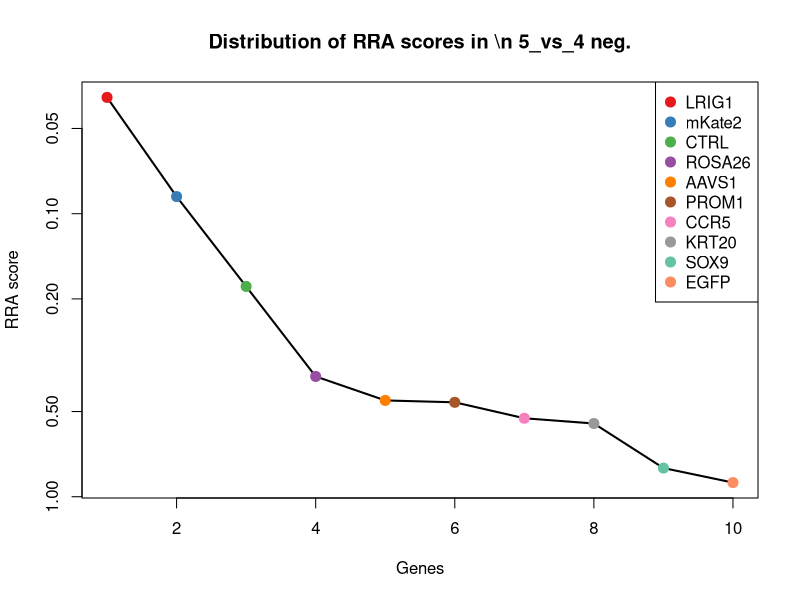
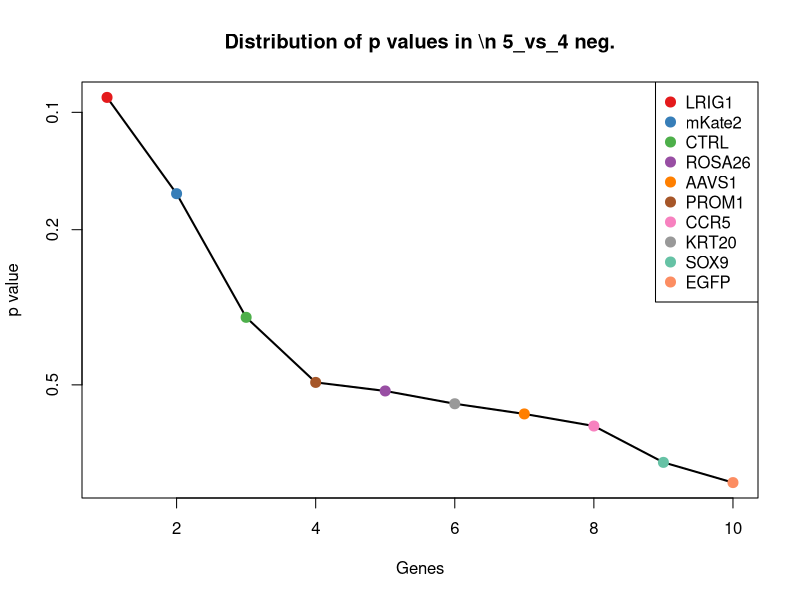
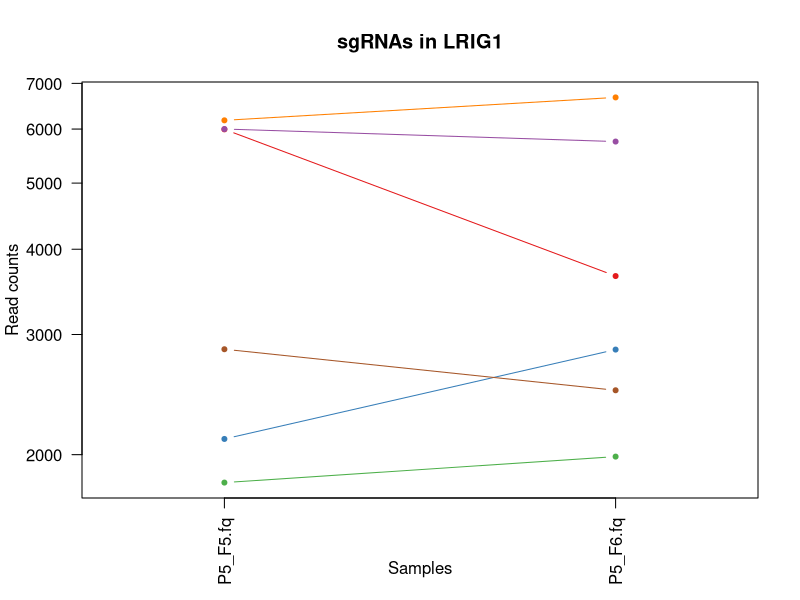
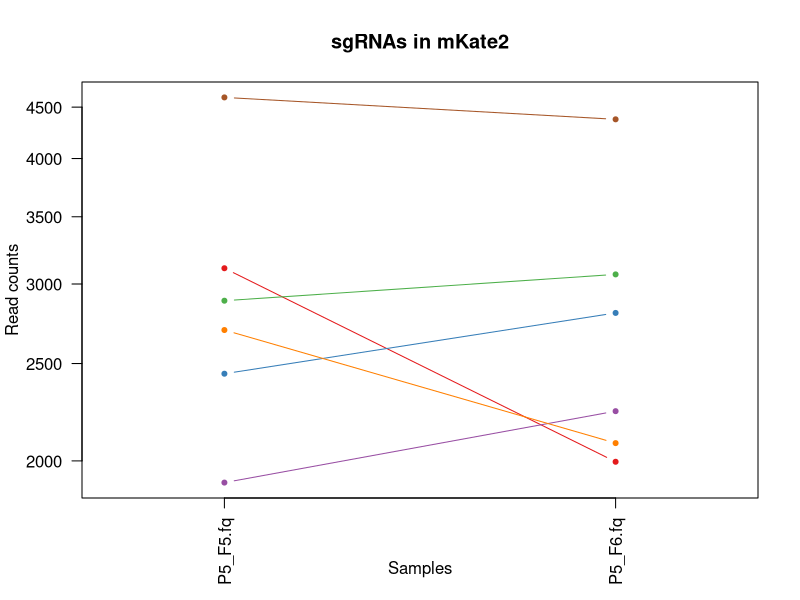
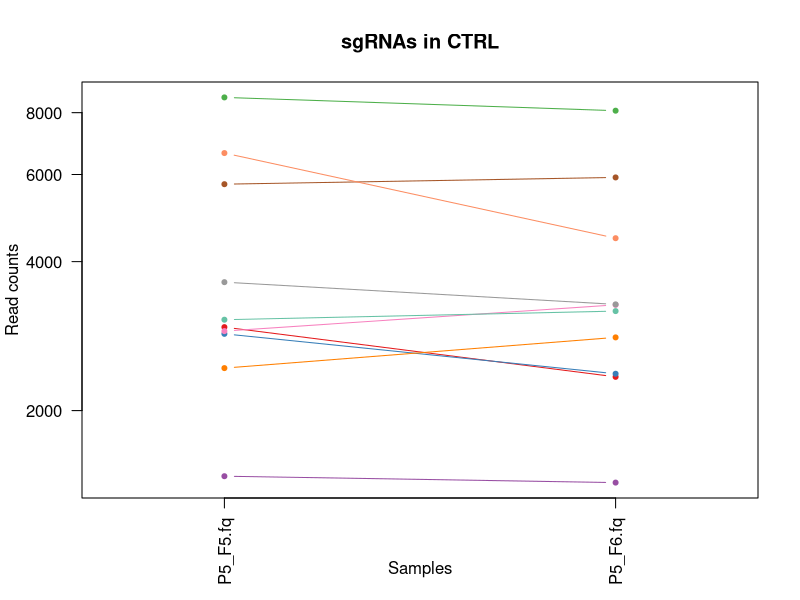
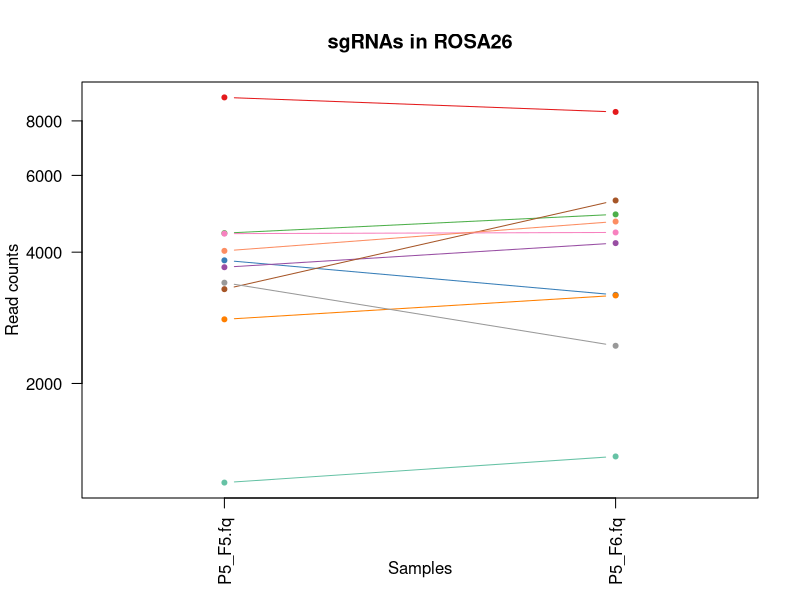
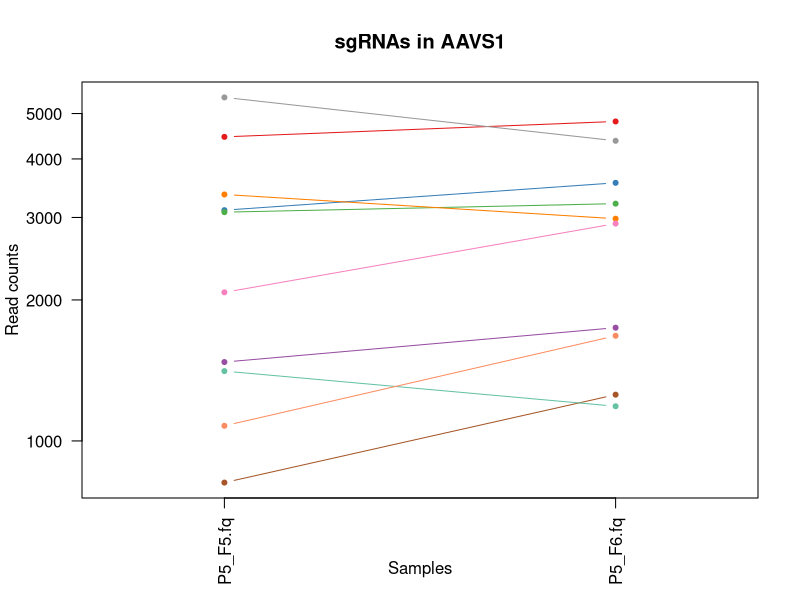
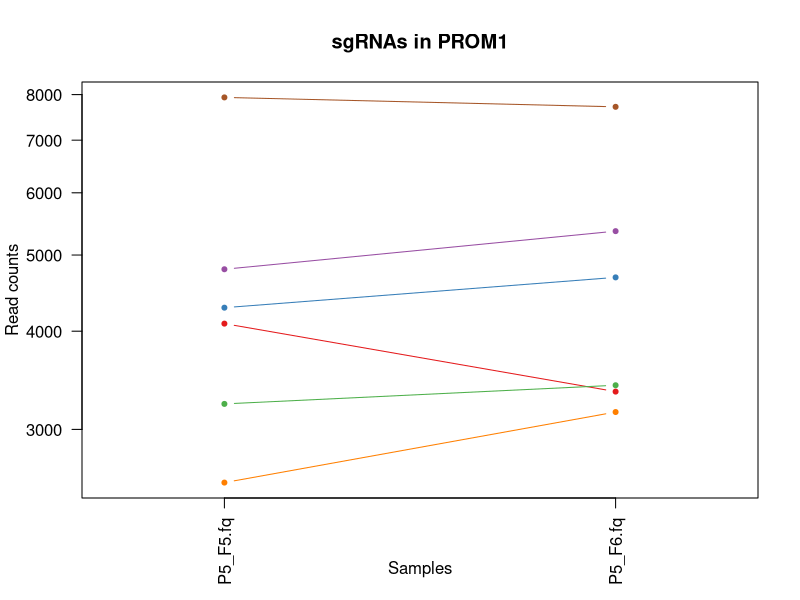

The R script that drew these images, in order: (Note: this script raises an error after producing the figures.)
pdf(file='P5_45_day7.pdf',width=4.5,height=4.5);
gstable=read.table('P5_45_day7.gene_summary.txt',header=T)
# 
#
# parameters
# Do not modify the variables beginning with "__"

# gstablename='__GENE_SUMMARY_FILE__'
startindex=3
# outputfile='__OUTPUT_FILE__'
targetgenelist=c("LRIG1","mKate2","CTRL","ROSA26","AAVS1","PROM1","CCR5","KRT20","SOX9","EGFP")
# samplelabel=sub('.\\w+.\\w+$','',colnames(gstable)[startindex]);
samplelabel='5_vs_4 neg.'


# You need to write some codes in front of this code:
# gstable=read.table(gstablename,header=T)
# pdf(file=outputfile,width=6,height=6)


# set up color using RColorBrewer
#library(RColorBrewer)
#colors <- brewer.pal(length(targetgenelist), "Set1")

colors=c( "#E41A1C", "#377EB8", "#4DAF4A", "#984EA3", "#FF7F00",  "#A65628", "#F781BF",
          "#999999", "#66C2A5", "#FC8D62", "#8DA0CB", "#E78AC3", "#A6D854", "#FFD92F", "#E5C494", "#B3B3B3", 
          "#8DD3C7", "#FFFFB3", "#BEBADA", "#FB8072", "#80B1D3", "#FDB462", "#B3DE69", "#FCCDE5",
          "#D9D9D9", "#BC80BD", "#CCEBC5", "#FFED6F")

######
# function definition

plotrankedvalues<-function(val, tglist, ...){
  
  plot(val,log='y',ylim=c(max(val),min(val)),type='l',lwd=2, ...)
  if(length(tglist)>0){
    for(i in 1:length(tglist)){
      targetgene=tglist[i];
      tx=which(names(val)==targetgene);ty=val[targetgene];
      points(tx,ty,col=colors[(i %% length(colors)) ],cex=2,pch=20)
      # text(tx+50,ty,targetgene,col=colors[i])
    }
    legend('topright',tglist,pch=20,pt.cex = 2,cex=1,col=colors)
  }
}



plotrandvalues<-function(val,targetgenelist, ...){
  # choose the one with the best distance distribution
  
  mindiffvalue=0;
  randval=val;
  for(i in 1:20){
    randval0=sample(val)
    vindex=sort(which(names(randval0) %in% targetgenelist))
    if(max(vindex)>0.9*length(val)){
      # print('pass...')
      next;
    }
    mindiffind=min(diff(vindex));
    if (mindiffind > mindiffvalue){
      mindiffvalue=mindiffind;
      randval=randval0;
      # print(paste('Diff: ',mindiffvalue))
    }
  }
  plot(randval,log='y',ylim=c(max(randval),min(randval)),pch=20,col='grey', ...)
  
  if(length(targetgenelist)>0){
    for(i in 1:length(targetgenelist)){
      targetgene=targetgenelist[i];
      tx=which(names(randval)==targetgene);ty=randval[targetgene];
      points(tx,ty,col=colors[(i %% length(colors)) ],cex=2,pch=20)
      text(tx+50,ty,targetgene,col=colors[i])
    }
  }
  
}




# set.seed(1235)



pvec=gstable[,startindex]
names(pvec)=gstable[,'id']
pvec=sort(pvec);

plotrankedvalues(pvec,targetgenelist,xlab='Genes',ylab='RRA score',main=paste('Distribution of RRA scores in \\n',samplelabel))

# plotrandvalues(pvec,targetgenelist,xlab='Genes',ylab='RRA score',main=paste('Distribution of RRA scores in \\n',samplelabel))


pvec=gstable[,startindex+1]
names(pvec)=gstable[,'id']
pvec=sort(pvec);

plotrankedvalues(pvec,targetgenelist,xlab='Genes',ylab='p value',main=paste('Distribution of p values in \\n',samplelabel))

# plotrandvalues(pvec,targetgenelist,xlab='Genes',ylab='p value',main=paste('Distribution of p values in \\n',samplelabel))



# you need to write after this code:
# dev.off()






# parameters
# Do not modify the variables beginning with "__"
targetmat=list(c(5993.204317995846,3653.0687809853334),c(2107.9908310778205,2850.2497740652757),c(1819.2249638068863,1986.0482273807065),c(5999.76717861564,5751.382442935344),c(6178.276987474036,6675.351199390622),c(2853.5317974864147,2484.3775304689116))
targetgene="LRIG1"
collabel=c("P5_F5.fq","P5_F6.fq")

# set up color using RColorBrewer
#library(RColorBrewer)
#colors <- brewer.pal(length(targetgenelist), "Set1")

colors=c( "#E41A1C", "#377EB8", "#4DAF4A", "#984EA3", "#FF7F00",  "#A65628", "#F781BF",
          "#999999", "#66C2A5", "#FC8D62", "#8DA0CB", "#E78AC3", "#A6D854", "#FFD92F", "#E5C494", "#B3B3B3", 
          "#8DD3C7", "#FFFFB3", "#BEBADA", "#FB8072", "#80B1D3", "#FDB462", "#B3DE69", "#FCCDE5",
          "#D9D9D9", "#BC80BD", "#CCEBC5", "#FFED6F")


## code

targetmatvec=unlist(targetmat)+1
yrange=range(targetmatvec[targetmatvec>0]);
# yrange[1]=1; # set the minimum value to 1
for(i in 1:length(targetmat)){
  vali=targetmat[[i]]+1;
  if(i==1){
    plot(1:length(vali),vali,type='b',las=1,pch=20,main=paste('sgRNAs in',targetgene),ylab='Read counts',xlab='Samples',xlim=c(0.7,length(vali)+0.3),ylim = yrange,col=colors[(i %% length(colors))],xaxt='n',log='y')
    axis(1,at=1:length(vali),labels=(collabel),las=2)
    # lines(0:100,rep(1,101),col='black');
  }else{
    lines(1:length(vali),vali,type='b',pch=20,col=colors[(i %% length(colors))])
  }
}




# parameters
# Do not modify the variables beginning with "__"
targetmat=list(c(3109.483361658379,1994.9325423466225),c(2441.384150563354,2806.6358642325968),c(2886.3461005853846,3065.8963282379673),c(1901.9170076162902,2240.4627014046687),c(2698.648286859277,2082.160362011981),c(4600.5652944755675,4375.121288215245))
targetgene="mKate2"
collabel=c("P5_F5.fq","P5_F6.fq")

# set up color using RColorBrewer
#library(RColorBrewer)
#colors <- brewer.pal(length(targetgenelist), "Set1")

colors=c( "#E41A1C", "#377EB8", "#4DAF4A", "#984EA3", "#FF7F00",  "#A65628", "#F781BF",
          "#999999", "#66C2A5", "#FC8D62", "#8DA0CB", "#E78AC3", "#A6D854", "#FFD92F", "#E5C494", "#B3B3B3", 
          "#8DD3C7", "#FFFFB3", "#BEBADA", "#FB8072", "#80B1D3", "#FDB462", "#B3DE69", "#FCCDE5",
          "#D9D9D9", "#BC80BD", "#CCEBC5", "#FFED6F")


## code

targetmatvec=unlist(targetmat)+1
yrange=range(targetmatvec[targetmatvec>0]);
# yrange[1]=1; # set the minimum value to 1
for(i in 1:length(targetmat)){
  vali=targetmat[[i]]+1;
  if(i==1){
    plot(1:length(vali),vali,type='b',las=1,pch=20,main=paste('sgRNAs in',targetgene),ylab='Read counts',xlab='Samples',xlim=c(0.7,length(vali)+0.3),ylim = yrange,col=colors[(i %% length(colors))],xaxt='n',log='y')
    axis(1,at=1:length(vali),labels=(collabel),las=2)
    # lines(0:100,rep(1,101),col='black');
  }else{
    lines(1:length(vali),vali,type='b',pch=20,col=colors[(i %% length(colors))])
  }
}




# parameters
# Do not modify the variables beginning with "__"
targetmat=list(c(2948.0369904114477,2338.9978310266474),c(2857.469513858291,2372.919760896509),c(8588.15940706238,8073.419309027061),c(1472.7059230817651,1429.5670445155959),c(2436.1338620675187,2810.674189217104),c(5734.627609575964,5917.761432297046),c(2894.2215333291374,3270.2355724540384),c(3634.5122112418962,3277.5045574261517),c(3051.7301882041925,3176.5464328134685),c(6628.489225991902,4459.926112889899))
targetgene="CTRL"
collabel=c("P5_F5.fq","P5_F6.fq")

# set up color using RColorBrewer
#library(RColorBrewer)
#colors <- brewer.pal(length(targetgenelist), "Set1")

colors=c( "#E41A1C", "#377EB8", "#4DAF4A", "#984EA3", "#FF7F00",  "#A65628", "#F781BF",
          "#999999", "#66C2A5", "#FC8D62", "#8DA0CB", "#E78AC3", "#A6D854", "#FFD92F", "#E5C494", "#B3B3B3", 
          "#8DD3C7", "#FFFFB3", "#BEBADA", "#FB8072", "#80B1D3", "#FDB462", "#B3DE69", "#FCCDE5",
          "#D9D9D9", "#BC80BD", "#CCEBC5", "#FFED6F")


## code

targetmatvec=unlist(targetmat)+1
yrange=range(targetmatvec[targetmatvec>0]);
# yrange[1]=1; # set the minimum value to 1
for(i in 1:length(targetmat)){
  vali=targetmat[[i]]+1;
  if(i==1){
    plot(1:length(vali),vali,type='b',las=1,pch=20,main=paste('sgRNAs in',targetgene),ylab='Read counts',xlab='Samples',xlim=c(0.7,length(vali)+0.3),ylim = yrange,col=colors[(i %% length(colors))],xaxt='n',log='y')
    axis(1,at=1:length(vali),labels=(collabel),las=2)
    # lines(0:100,rep(1,101),col='black');
  }else{
    lines(1:length(vali),vali,type='b',pch=20,col=colors[(i %% length(colors))])
  }
}




# parameters
# Do not modify the variables beginning with "__"
targetmat=list(c(9055.435083191709,8386.79332782483),c(3830.085457711756,3191.892067754596),c(4422.055485617172,4882.334906269366),c(3693.577956820042,4195.011993906218),c(2804.966628899939,3182.2000877917785),c(3289.3057426407336,5254.668469840942),c(4410.242336501543,4438.11915797356),c(3403.499517425149,2439.1482906424294),c(1183.9400558108307,1359.3001897851684),c(4026.971276305575,4701.417946963437))
targetgene="ROSA26"
collabel=c("P5_F5.fq","P5_F6.fq")

# set up color using RColorBrewer
#library(RColorBrewer)
#colors <- brewer.pal(length(targetgenelist), "Set1")

colors=c( "#E41A1C", "#377EB8", "#4DAF4A", "#984EA3", "#FF7F00",  "#A65628", "#F781BF",
          "#999999", "#66C2A5", "#FC8D62", "#8DA0CB", "#E78AC3", "#A6D854", "#FFD92F", "#E5C494", "#B3B3B3", 
          "#8DD3C7", "#FFFFB3", "#BEBADA", "#FB8072", "#80B1D3", "#FDB462", "#B3DE69", "#FCCDE5",
          "#D9D9D9", "#BC80BD", "#CCEBC5", "#FFED6F")


## code

targetmatvec=unlist(targetmat)+1
yrange=range(targetmatvec[targetmatvec>0]);
# yrange[1]=1; # set the minimum value to 1
for(i in 1:length(targetmat)){
  vali=targetmat[[i]]+1;
  if(i==1){
    plot(1:length(vali),vali,type='b',las=1,pch=20,main=paste('sgRNAs in',targetgene),ylab='Read counts',xlab='Samples',xlim=c(0.7,length(vali)+0.3),ylim = yrange,col=colors[(i %% length(colors))],xaxt='n',log='y')
    axis(1,at=1:length(vali),labels=(collabel),las=2)
    # lines(0:100,rep(1,101),col='black');
  }else{
    lines(1:length(vali),vali,type='b',pch=20,col=colors[(i %% length(colors))])
  }
}




# parameters
# Do not modify the variables beginning with "__"
targetmat=list(c(4457.494932964059,4808.029726554431),c(3108.1707895344202,3555.3413163602563),c(3077.981630683368,3209.6606976864286),c(1472.7059230817651,1743.7487283102664),c(3357.559493086591,2980.2838385664118),c(813.7947168544513,1254.3037401879776),c(2075.176527978851,2910.0169838359843),c(5411.734867082101,4371.890628227639),c(1408.3898890077842,1184.8445504544516),c(1076.3091416462098,1675.9048685705434))
targetgene="AAVS1"
collabel=c("P5_F5.fq","P5_F6.fq")

# set up color using RColorBrewer
#library(RColorBrewer)
#colors <- brewer.pal(length(targetgenelist), "Set1")

colors=c( "#E41A1C", "#377EB8", "#4DAF4A", "#984EA3", "#FF7F00",  "#A65628", "#F781BF",
          "#999999", "#66C2A5", "#FC8D62", "#8DA0CB", "#E78AC3", "#A6D854", "#FFD92F", "#E5C494", "#B3B3B3", 
          "#8DD3C7", "#FFFFB3", "#BEBADA", "#FB8072", "#80B1D3", "#FDB462", "#B3DE69", "#FCCDE5",
          "#D9D9D9", "#BC80BD", "#CCEBC5", "#FFED6F")


## code

targetmatvec=unlist(targetmat)+1
yrange=range(targetmatvec[targetmatvec>0]);
# yrange[1]=1; # set the minimum value to 1
for(i in 1:length(targetmat)){
  vali=targetmat[[i]]+1;
  if(i==1){
    plot(1:length(vali),vali,type='b',las=1,pch=20,main=paste('sgRNAs in',targetgene),ylab='Read counts',xlab='Samples',xlim=c(0.7,length(vali)+0.3),ylim = yrange,col=colors[(i %% length(colors))],xaxt='n',log='y')
    axis(1,at=1:length(vali),labels=(collabel),las=2)
    # lines(0:100,rep(1,101),col='black');
  }else{
    lines(1:length(vali),vali,type='b',pch=20,col=colors[(i %% length(colors))])
  }
}




# parameters
# Do not modify the variables beginning with "__"
targetmat=list(c(4088.6621661316385,3350.1944071472835),c(4284.235412601499,4682.033987037802),c(3231.552569186547,3413.192276905598),c(4794.825968821468,5361.280249431936),c(2566.078502339439,3155.54714289403),c(7933.185917206942,7717.239045393514))
targetgene="PROM1"
collabel=c("P5_F5.fq","P5_F6.fq")

# set up color using RColorBrewer
#library(RColorBrewer)
#colors <- brewer.pal(length(targetgenelist), "Set1")

colors=c( "#E41A1C", "#377EB8", "#4DAF4A", "#984EA3", "#FF7F00",  "#A65628", "#F781BF",
          "#999999", "#66C2A5", "#FC8D62", "#8DA0CB", "#E78AC3", "#A6D854", "#FFD92F", "#E5C494", "#B3B3B3", 
          "#8DD3C7", "#FFFFB3", "#BEBADA", "#FB8072", "#80B1D3", "#FDB462", "#B3DE69", "#FCCDE5",
          "#D9D9D9", "#BC80BD", "#CCEBC5", "#FFED6F")


## code

targetmatvec=unlist(targetmat)+1
yrange=range(targetmatvec[targetmatvec>0]);
# yrange[1]=1; # set the minimum value to 1
for(i in 1:length(targetmat)){
  vali=targetmat[[i]]+1;
  if(i==1){
    plot(1:length(vali),vali,type='b',las=1,pch=20,main=paste('sgRNAs in',targetgene),ylab='Read counts',xlab='Samples',xlim=c(0.7,length(vali)+0.3),ylim = yrange,col=colors[(i %% length(colors))],xaxt='n',log='y')
    axis(1,at=1:length(vali),labels=(collabel),las=2)
    # lines(0:100,rep(1,101),col='black');
  }else{
    lines(1:length(vali),vali,type='b',pch=20,col=colors[(i %% length(colors))])
  }
}




# parameters
# Do not modify the variables beginning with "__"
targetmat=list(c(2866.6575187260028,2709.716064604421),c(4538.874404649504,4665.073022102872),c(2077.8016722267685,2524.760780313985),c(1896.6667191204551,1809.9772580561867),c(3423.188099284531,2654.794844815121),c(3299.806319632404,3421.2689268746126),c(7119.39120035249,6433.859365317084),c(4420.742913493213,4291.931793534393),c(2056.8005182434276,1793.8239581181574),c(3445.50182539183,3090.933943141913))
targetgene="CCR5"
collabel=c("P5_F5.fq","P5_F6.fq")

# set up color using RColorBrewer
#library(RColorBrewer)
#colors <- brewer.pal(length(targetgenelist), "Set1")

colors=c( "#E41A1C", "#377EB8", "#4DAF4A", "#984EA3", "#FF7F00",  "#A65628", "#F781BF",
          "#999999", "#66C2A5", "#FC8D62", "#8DA0CB", "#E78AC3", "#A6D854", "#FFD92F", "#E5C494", "#B3B3B3", 
          "#8DD3C7", "#FFFFB3", "#BEBADA", "#FB8072", "#80B1D3", "#FDB462", "#B3DE69", "#FCCDE5",
          "#D9D9D9", "#BC80BD", "#CCEBC5", "#FFED6F")


## code

targetmatvec=unlist(targetmat)+1
yrange=range(targetmatvec[targetmatvec>0]);
# yrange[1]=1; # set the minimum value to 1
for(i in 1:length(targetmat)){
  vali=targetmat[[i]]+1;
  if(i==1){
    plot(1:length(vali),vali,type='b',las=1,pch=20,main=paste('sgRNAs in',targetgene),ylab='Read counts',xlab='Samples',xlim=c(0.7,length(vali)+0.3),ylim = yrange,col=colors[(i %% length(colors))],xaxt='n',log='y')
    axis(1,at=1:length(vali),labels=(collabel),las=2)
    # lines(0:100,rep(1,101),col='black');
  }else{
    lines(1:length(vali),vali,type='b',pch=20,col=colors[(i %% length(colors))])
  }
}




# parameters
# Do not modify the variables beginning with "__"
targetmat=list(c(3284.0554541448987,2999.667798492047),c(4433.868634732801,4022.171684569304),c(3109.483361658379,3526.2653764718034),c(1130.1245987285204,1703.365478465193),c(4916.895176349636,5931.4917372443715),c(3121.2965107740083,2494.8771754286304))
targetgene="KRT20"
collabel=c("P5_F5.fq","P5_F6.fq")

# set up color using RColorBrewer
#library(RColorBrewer)
#colors <- brewer.pal(length(targetgenelist), "Set1")

colors=c( "#E41A1C", "#377EB8", "#4DAF4A", "#984EA3", "#FF7F00",  "#A65628", "#F781BF",
          "#999999", "#66C2A5", "#FC8D62", "#8DA0CB", "#E78AC3", "#A6D854", "#FFD92F", "#E5C494", "#B3B3B3", 
          "#8DD3C7", "#FFFFB3", "#BEBADA", "#FB8072", "#80B1D3", "#FDB462", "#B3DE69", "#FCCDE5",
          "#D9D9D9", "#BC80BD", "#CCEBC5", "#FFED6F")


## code

targetmatvec=unlist(targetmat)+1
yrange=range(targetmatvec[targetmatvec>0]);
# yrange[1]=1; # set the minimum value to 1
for(i in 1:length(targetmat)){
  vali=targetmat[[i]]+1;
  if(i==1){
    plot(1:length(vali),vali,type='b',las=1,pch=20,main=paste('sgRNAs in',targetgene),ylab='Read counts',xlab='Samples',xlim=c(0.7,length(vali)+0.3),ylim = yrange,col=colors[(i %% length(colors))],xaxt='n',log='y')
    axis(1,at=1:length(vali),labels=(collabel),las=2)
    # lines(0:100,rep(1,101),col='black');
  }else{
    lines(1:length(vali),vali,type='b',pch=20,col=colors[(i %% length(colors))])
  }
}




# parameters
# Do not modify the variables beginning with "__"
targetmat=list(c(1626.2768615849438,1811.5925880499897),c(1337.5109943140094,1113.7700307271225),c(1472.7059230817651,1477.2192793327824),c(804.6067119867397,941.7373863871101),c(1810.0369589391748,2353.535800970874),c(2545.0773483560984,3741.911930644495))
targetgene="SOX9"
collabel=c("P5_F5.fq","P5_F6.fq")

# set up color using RColorBrewer
#library(RColorBrewer)
#colors <- brewer.pal(length(targetgenelist), "Set1")

colors=c( "#E41A1C", "#377EB8", "#4DAF4A", "#984EA3", "#FF7F00",  "#A65628", "#F781BF",
          "#999999", "#66C2A5", "#FC8D62", "#8DA0CB", "#E78AC3", "#A6D854", "#FFD92F", "#E5C494", "#B3B3B3", 
          "#8DD3C7", "#FFFFB3", "#BEBADA", "#FB8072", "#80B1D3", "#FDB462", "#B3DE69", "#FCCDE5",
          "#D9D9D9", "#BC80BD", "#CCEBC5", "#FFED6F")


## code

targetmatvec=unlist(targetmat)+1
yrange=range(targetmatvec[targetmatvec>0]);
# yrange[1]=1; # set the minimum value to 1
for(i in 1:length(targetmat)){
  vali=targetmat[[i]]+1;
  if(i==1){
    plot(1:length(vali),vali,type='b',las=1,pch=20,main=paste('sgRNAs in',targetgene),ylab='Read counts',xlab='Samples',xlim=c(0.7,length(vali)+0.3),ylim = yrange,col=colors[(i %% length(colors))],xaxt='n',log='y')
    axis(1,at=1:length(vali),labels=(collabel),las=2)
    # lines(0:100,rep(1,101),col='black');
  }else{
    lines(1:length(vali),vali,type='b',pch=20,col=colors[(i %% length(colors))])
  }
}




# parameters
# Do not modify the variables beginning with "__"
targetmat=list(c(636.5974801200143,1068.5407909006403),c(1845.4764062860622,1610.4840038215245),c(1495.0196491890645,1407.7600895992564),c(937.1764965065778,1281.7643500826275),c(1514.7082310484464,1578.1774039454658),c(2953.287278907283,3275.889227432349))
targetgene="EGFP"
collabel=c("P5_F5.fq","P5_F6.fq")

# set up color using RColorBrewer
#library(RColorBrewer)
#colors <- brewer.pal(length(targetgenelist), "Set1")

colors=c( "#E41A1C", "#377EB8", "#4DAF4A", "#984EA3", "#FF7F00",  "#A65628", "#F781BF",
          "#999999", "#66C2A5", "#FC8D62", "#8DA0CB", "#E78AC3", "#A6D854", "#FFD92F", "#E5C494", "#B3B3B3", 
          "#8DD3C7", "#FFFFB3", "#BEBADA", "#FB8072", "#80B1D3", "#FDB462", "#B3DE69", "#FCCDE5",
          "#D9D9D9", "#BC80BD", "#CCEBC5", "#FFED6F")


## code

targetmatvec=unlist(targetmat)+1
yrange=range(targetmatvec[targetmatvec>0]);
# yrange[1]=1; # set the minimum value to 1
for(i in 1:length(targetmat)){
  vali=targetmat[[i]]+1;
  if(i==1){
    plot(1:length(vali),vali,type='b',las=1,pch=20,main=paste('sgRNAs in',targetgene),ylab='Read counts',xlab='Samples',xlim=c(0.7,length(vali)+0.3),ylim = yrange,col=colors[(i %% length(colors))],xaxt='n',log='y')
    axis(1,at=1:length(vali),labels=(collabel),las=2)
    # lines(0:100,rep(1,101),col='black');
  }else{
    lines(1:length(vali),vali,type='b',pch=20,col=colors[(i %% length(colors))])
  }
}



# 
#
# parameters
# Do not modify the variables beginning with "__"

# gstablename='__GENE_SUMMARY_FILE__'
startindex=9
# outputfile='__OUTPUT_FILE__'
targetgenelist=c("ROSA26","AAVS1","SOX9","KRT20","EGFP","LRIG1","PROM1","mKate2","CCR5","CTRL")
# samplelabel=sub('.\\w+.\\w+$','',colnames(gstable)[startindex]);
samplelabel='5_vs_4 pos.'


# You need to write some codes in front of this code:
# gstable=read.table(gstablename,header=T)
# pdf(file=outputfile,width=6,height=6)


# set up color using RColorBrewer
#library(RColorBrewer)
#colors <- brewer.pal(length(targetgenelist), "Set1")

colors=c( "#E41A1C", "#377EB8", "#4DAF4A", "#984EA3", "#FF7F00",  "#A65628", "#F781BF",
          "#999999", "#66C2A5", "#FC8D62", "#8DA0CB", "#E78AC3", "#A6D854", "#FFD92F", "#E5C494", "#B3B3B3", 
          "#8DD3C7", "#FFFFB3", "#BEBADA", "#FB8072", "#80B1D3", "#FDB462", "#B3DE69", "#FCCDE5",
          "#D9D9D9", "#BC80BD", "#CCEBC5", "#FFED6F")

######
# function definition

plotrankedvalues<-function(val, tglist, ...){
  
  plot(val,log='y',ylim=c(max(val),min(val)),type='l',lwd=2, ...)
  if(length(tglist)>0){
    for(i in 1:length(tglist)){
      targetgene=tglist[i];
      tx=which(names(val)==targetgene);ty=val[targetgene];
      points(tx,ty,col=colors[(i %% length(colors)) ],cex=2,pch=20)
      # text(tx+50,ty,targetgene,col=colors[i])
    }
    legend('topright',tglist,pch=20,pt.cex = 2,cex=1,col=colors)
  }
}



plotrandvalues<-function(val,targetgenelist, ...){
  # choose the one with the best distance distribution
  
  mindiffvalue=0;
  randval=val;
  for(i in 1:20){
    randval0=sample(val)
    vindex=sort(which(names(randval0) %in% targetgenelist))
    if(max(vindex)>0.9*length(val)){
      # print('pass...')
      next;
    }
    mindiffind=min(diff(vindex));
    if (mindiffind > mindiffvalue){
      mindiffvalue=mindiffind;
      randval=randval0;
      # print(paste('Diff: ',mindiffvalue))
    }
  }
  plot(randval,log='y',ylim=c(max(randval),min(randval)),pch=20,col='grey', ...)
  
  if(length(targetgenelist)>0){
    for(i in 1:length(targetgenelist)){
      targetgene=targetgenelist[i];
      tx=which(names(randval)==targetgene);ty=randval[targetgene];
      points(tx,ty,col=colors[(i %% length(colors)) ],cex=2,pch=20)
      text(tx+50,ty,targetgene,col=colors[i])
    }
  }
  
}




# set.seed(1235)



pvec=gstable[,startindex]
names(pvec)=gstable[,'id']
pvec=sort(pvec);

plotrankedvalues(pvec,targetgenelist,xlab='Genes',ylab='RRA score',main=paste('Distribution of RRA scores in \\n',samplelabel))

# plotrandvalues(pvec,targetgenelist,xlab='Genes',ylab='RRA score',main=paste('Distribution of RRA scores in \\n',samplelabel))


pvec=gstable[,startindex+1]
names(pvec)=gstable[,'id']
pvec=sort(pvec);

plotrankedvalues(pvec,targetgenelist,xlab='Genes',ylab='p value',main=paste('Distribution of p values in \\n',samplelabel))

# plotrandvalues(pvec,targetgenelist,xlab='Genes',ylab='p value',main=paste('Distribution of p values in \\n',samplelabel))



# you need to write after this code:
# dev.off()






# parameters
# Do not modify the variables beginning with "__"
targetmat=list(c(9055.435083191709,8386.79332782483),c(3830.085457711756,3191.892067754596),c(4422.055485617172,4882.334906269366),c(3693.577956820042,4195.011993906218),c(2804.966628899939,3182.2000877917785),c(3289.3057426407336,5254.668469840942),c(4410.242336501543,4438.11915797356),c(3403.499517425149,2439.1482906424294),c(1183.9400558108307,1359.3001897851684),c(4026.971276305575,4701.417946963437))
targetgene="ROSA26"
collabel=c("P5_F5.fq","P5_F6.fq")

# set up color using RColorBrewer
#library(RColorBrewer)
#colors <- brewer.pal(length(targetgenelist), "Set1")

colors=c( "#E41A1C", "#377EB8", "#4DAF4A", "#984EA3", "#FF7F00",  "#A65628", "#F781BF",
          "#999999", "#66C2A5", "#FC8D62", "#8DA0CB", "#E78AC3", "#A6D854", "#FFD92F", "#E5C494", "#B3B3B3", 
          "#8DD3C7", "#FFFFB3", "#BEBADA", "#FB8072", "#80B1D3", "#FDB462", "#B3DE69", "#FCCDE5",
          "#D9D9D9", "#BC80BD", "#CCEBC5", "#FFED6F")


## code

targetmatvec=unlist(targetmat)+1
yrange=range(targetmatvec[targetmatvec>0]);
# yrange[1]=1; # set the minimum value to 1
for(i in 1:length(targetmat)){
  vali=targetmat[[i]]+1;
  if(i==1){
    plot(1:length(vali),vali,type='b',las=1,pch=20,main=paste('sgRNAs in',targetgene),ylab='Read counts',xlab='Samples',xlim=c(0.7,length(vali)+0.3),ylim = yrange,col=colors[(i %% length(colors))],xaxt='n',log='y')
    axis(1,at=1:length(vali),labels=(collabel),las=2)
    # lines(0:100,rep(1,101),col='black');
  }else{
    lines(1:length(vali),vali,type='b',pch=20,col=colors[(i %% length(colors))])
  }
}




# parameters
# Do not modify the variables beginning with "__"
targetmat=list(c(4457.494932964059,4808.029726554431),c(3108.1707895344202,3555.3413163602563),c(3077.981630683368,3209.6606976864286),c(1472.7059230817651,1743.7487283102664),c(3357.559493086591,2980.2838385664118),c(813.7947168544513,1254.3037401879776),c(2075.176527978851,2910.0169838359843),c(5411.734867082101,4371.890628227639),c(1408.3898890077842,1184.8445504544516),c(1076.3091416462098,1675.9048685705434))
targetgene="AAVS1"
collabel=c("P5_F5.fq","P5_F6.fq")

# set up color using RColorBrewer
#library(RColorBrewer)
#colors <- brewer.pal(length(targetgenelist), "Set1")

colors=c( "#E41A1C", "#377EB8", "#4DAF4A", "#984EA3", "#FF7F00",  "#A65628", "#F781BF",
          "#999999", "#66C2A5", "#FC8D62", "#8DA0CB", "#E78AC3", "#A6D854", "#FFD92F", "#E5C494", "#B3B3B3", 
          "#8DD3C7", "#FFFFB3", "#BEBADA", "#FB8072", "#80B1D3", "#FDB462", "#B3DE69", "#FCCDE5",
          "#D9D9D9", "#BC80BD", "#CCEBC5", "#FFED6F")


## code

targetmatvec=unlist(targetmat)+1
yrange=range(targetmatvec[targetmatvec>0]);
# yrange[1]=1; # set the minimum value to 1
for(i in 1:length(targetmat)){
  vali=targetmat[[i]]+1;
  if(i==1){
    plot(1:length(vali),vali,type='b',las=1,pch=20,main=paste('sgRNAs in',targetgene),ylab='Read counts',xlab='Samples',xlim=c(0.7,length(vali)+0.3),ylim = yrange,col=colors[(i %% length(colors))],xaxt='n',log='y')
    axis(1,at=1:length(vali),labels=(collabel),las=2)
    # lines(0:100,rep(1,101),col='black');
  }else{
    lines(1:length(vali),vali,type='b',pch=20,col=colors[(i %% length(colors))])
  }
}




# parameters
# Do not modify the variables beginning with "__"
targetmat=list(c(1626.2768615849438,1811.5925880499897),c(1337.5109943140094,1113.7700307271225),c(1472.7059230817651,1477.2192793327824),c(804.6067119867397,941.7373863871101),c(1810.0369589391748,2353.535800970874),c(2545.0773483560984,3741.911930644495))
targetgene="SOX9"
collabel=c("P5_F5.fq","P5_F6.fq")

# set up color using RColorBrewer
#library(RColorBrewer)
#colors <- brewer.pal(length(targetgenelist), "Set1")

colors=c( "#E41A1C", "#377EB8", "#4DAF4A", "#984EA3", "#FF7F00",  "#A65628", "#F781BF",
          "#999999", "#66C2A5", "#FC8D62", "#8DA0CB", "#E78AC3", "#A6D854", "#FFD92F", "#E5C494", "#B3B3B3", 
          "#8DD3C7", "#FFFFB3", "#BEBADA", "#FB8072", "#80B1D3", "#FDB462", "#B3DE69", "#FCCDE5",
          "#D9D9D9", "#BC80BD", "#CCEBC5", "#FFED6F")


## code

targetmatvec=unlist(targetmat)+1
yrange=range(targetmatvec[targetmatvec>0]);
# yrange[1]=1; # set the minimum value to 1
for(i in 1:length(targetmat)){
  vali=targetmat[[i]]+1;
  if(i==1){
    plot(1:length(vali),vali,type='b',las=1,pch=20,main=paste('sgRNAs in',targetgene),ylab='Read counts',xlab='Samples',xlim=c(0.7,length(vali)+0.3),ylim = yrange,col=colors[(i %% length(colors))],xaxt='n',log='y')
    axis(1,at=1:length(vali),labels=(collabel),las=2)
    # lines(0:100,rep(1,101),col='black');
  }else{
    lines(1:length(vali),vali,type='b',pch=20,col=colors[(i %% length(colors))])
  }
}




# parameters
# Do not modify the variables beginning with "__"
targetmat=list(c(3284.0554541448987,2999.667798492047),c(4433.868634732801,4022.171684569304),c(3109.483361658379,3526.2653764718034),c(1130.1245987285204,1703.365478465193),c(4916.895176349636,5931.4917372443715),c(3121.2965107740083,2494.8771754286304))
targetgene="KRT20"
collabel=c("P5_F5.fq","P5_F6.fq")

# set up color using RColorBrewer
#library(RColorBrewer)
#colors <- brewer.pal(length(targetgenelist), "Set1")

colors=c( "#E41A1C", "#377EB8", "#4DAF4A", "#984EA3", "#FF7F00",  "#A65628", "#F781BF",
          "#999999", "#66C2A5", "#FC8D62", "#8DA0CB", "#E78AC3", "#A6D854", "#FFD92F", "#E5C494", "#B3B3B3", 
          "#8DD3C7", "#FFFFB3", "#BEBADA", "#FB8072", "#80B1D3", "#FDB462", "#B3DE69", "#FCCDE5",
          "#D9D9D9", "#BC80BD", "#CCEBC5", "#FFED6F")


## code

targetmatvec=unlist(targetmat)+1
yrange=range(targetmatvec[targetmatvec>0]);
# yrange[1]=1; # set the minimum value to 1
for(i in 1:length(targetmat)){
  vali=targetmat[[i]]+1;
  if(i==1){
    plot(1:length(vali),vali,type='b',las=1,pch=20,main=paste('sgRNAs in',targetgene),ylab='Read counts',xlab='Samples',xlim=c(0.7,length(vali)+0.3),ylim = yrange,col=colors[(i %% length(colors))],xaxt='n',log='y')
    axis(1,at=1:length(vali),labels=(collabel),las=2)
    # lines(0:100,rep(1,101),col='black');
  }else{
    lines(1:length(vali),vali,type='b',pch=20,col=colors[(i %% length(colors))])
  }
}




# parameters
# Do not modify the variables beginning with "__"
targetmat=list(c(636.5974801200143,1068.5407909006403),c(1845.4764062860622,1610.4840038215245),c(1495.0196491890645,1407.7600895992564),c(937.1764965065778,1281.7643500826275),c(1514.7082310484464,1578.1774039454658),c(2953.287278907283,3275.889227432349))
targetgene="EGFP"
collabel=c("P5_F5.fq","P5_F6.fq")

# set up color using RColorBrewer
#library(RColorBrewer)
#colors <- brewer.pal(length(targetgenelist), "Set1")

colors=c( "#E41A1C", "#377EB8", "#4DAF4A", "#984EA3", "#FF7F00",  "#A65628", "#F781BF",
          "#999999", "#66C2A5", "#FC8D62", "#8DA0CB", "#E78AC3", "#A6D854", "#FFD92F", "#E5C494", "#B3B3B3", 
          "#8DD3C7", "#FFFFB3", "#BEBADA", "#FB8072", "#80B1D3", "#FDB462", "#B3DE69", "#FCCDE5",
          "#D9D9D9", "#BC80BD", "#CCEBC5", "#FFED6F")


## code

targetmatvec=unlist(targetmat)+1
yrange=range(targetmatvec[targetmatvec>0]);
# yrange[1]=1; # set the minimum value to 1
for(i in 1:length(targetmat)){
  vali=targetmat[[i]]+1;
  if(i==1){
    plot(1:length(vali),vali,type='b',las=1,pch=20,main=paste('sgRNAs in',targetgene),ylab='Read counts',xlab='Samples',xlim=c(0.7,length(vali)+0.3),ylim = yrange,col=colors[(i %% length(colors))],xaxt='n',log='y')
    axis(1,at=1:length(vali),labels=(collabel),las=2)
    # lines(0:100,rep(1,101),col='black');
  }else{
    lines(1:length(vali),vali,type='b',pch=20,col=colors[(i %% length(colors))])
  }
}




# parameters
# Do not modify the variables beginning with "__"
targetmat=list(c(5993.204317995846,3653.0687809853334),c(2107.9908310778205,2850.2497740652757),c(1819.2249638068863,1986.0482273807065),c(5999.76717861564,5751.382442935344),c(6178.276987474036,6675.351199390622),c(2853.5317974864147,2484.3775304689116))
targetgene="LRIG1"
collabel=c("P5_F5.fq","P5_F6.fq")

# set up color using RColorBrewer
#library(RColorBrewer)
#colors <- brewer.pal(length(targetgenelist), "Set1")

colors=c( "#E41A1C", "#377EB8", "#4DAF4A", "#984EA3", "#FF7F00",  "#A65628", "#F781BF",
          "#999999", "#66C2A5", "#FC8D62", "#8DA0CB", "#E78AC3", "#A6D854", "#FFD92F", "#E5C494", "#B3B3B3", 
          "#8DD3C7", "#FFFFB3", "#BEBADA", "#FB8072", "#80B1D3", "#FDB462", "#B3DE69", "#FCCDE5",
          "#D9D9D9", "#BC80BD", "#CCEBC5", "#FFED6F")


## code

targetmatvec=unlist(targetmat)+1
yrange=range(targetmatvec[targetmatvec>0]);
# yrange[1]=1; # set the minimum value to 1
for(i in 1:length(targetmat)){
  vali=targetmat[[i]]+1;
  if(i==1){
    plot(1:length(vali),vali,type='b',las=1,pch=20,main=paste('sgRNAs in',targetgene),ylab='Read counts',xlab='Samples',xlim=c(0.7,length(vali)+0.3),ylim = yrange,col=colors[(i %% length(colors))],xaxt='n',log='y')
    axis(1,at=1:length(vali),labels=(collabel),las=2)
    # lines(0:100,rep(1,101),col='black');
  }else{
    lines(1:length(vali),vali,type='b',pch=20,col=colors[(i %% length(colors))])
  }
}




# parameters
# Do not modify the variables beginning with "__"
targetmat=list(c(4088.6621661316385,3350.1944071472835),c(4284.235412601499,4682.033987037802),c(3231.552569186547,3413.192276905598),c(4794.825968821468,5361.280249431936),c(2566.078502339439,3155.54714289403),c(7933.185917206942,7717.239045393514))
targetgene="PROM1"
collabel=c("P5_F5.fq","P5_F6.fq")

# set up color using RColorBrewer
#library(RColorBrewer)
#colors <- brewer.pal(length(targetgenelist), "Set1")

colors=c( "#E41A1C", "#377EB8", "#4DAF4A", "#984EA3", "#FF7F00",  "#A65628", "#F781BF",
          "#999999", "#66C2A5", "#FC8D62", "#8DA0CB", "#E78AC3", "#A6D854", "#FFD92F", "#E5C494", "#B3B3B3", 
          "#8DD3C7", "#FFFFB3", "#BEBADA", "#FB8072", "#80B1D3", "#FDB462", "#B3DE69", "#FCCDE5",
          "#D9D9D9", "#BC80BD", "#CCEBC5", "#FFED6F")


## code

targetmatvec=unlist(targetmat)+1
yrange=range(targetmatvec[targetmatvec>0]);
# yrange[1]=1; # set the minimum value to 1
for(i in 1:length(targetmat)){
  vali=targetmat[[i]]+1;
  if(i==1){
    plot(1:length(vali),vali,type='b',las=1,pch=20,main=paste('sgRNAs in',targetgene),ylab='Read counts',xlab='Samples',xlim=c(0.7,length(vali)+0.3),ylim = yrange,col=colors[(i %% length(colors))],xaxt='n',log='y')
    axis(1,at=1:length(vali),labels=(collabel),las=2)
    # lines(0:100,rep(1,101),col='black');
  }else{
    lines(1:length(vali),vali,type='b',pch=20,col=colors[(i %% length(colors))])
  }
}




# parameters
# Do not modify the variables beginning with "__"
targetmat=list(c(3109.483361658379,1994.9325423466225),c(2441.384150563354,2806.6358642325968),c(2886.3461005853846,3065.8963282379673),c(1901.9170076162902,2240.4627014046687),c(2698.648286859277,2082.160362011981),c(4600.5652944755675,4375.121288215245))
targetgene="mKate2"
collabel=c("P5_F5.fq","P5_F6.fq")

# set up color using RColorBrewer
#library(RColorBrewer)
#colors <- brewer.pal(length(targetgenelist), "Set1")

colors=c( "#E41A1C", "#377EB8", "#4DAF4A", "#984EA3", "#FF7F00",  "#A65628", "#F781BF",
          "#999999", "#66C2A5", "#FC8D62", "#8DA0CB", "#E78AC3", "#A6D854", "#FFD92F", "#E5C494", "#B3B3B3", 
          "#8DD3C7", "#FFFFB3", "#BEBADA", "#FB8072", "#80B1D3", "#FDB462", "#B3DE69", "#FCCDE5",
          "#D9D9D9", "#BC80BD", "#CCEBC5", "#FFED6F")


## code

targetmatvec=unlist(targetmat)+1
yrange=range(targetmatvec[targetmatvec>0]);
# yrange[1]=1; # set the minimum value to 1
for(i in 1:length(targetmat)){
  vali=targetmat[[i]]+1;
  if(i==1){
    plot(1:length(vali),vali,type='b',las=1,pch=20,main=paste('sgRNAs in',targetgene),ylab='Read counts',xlab='Samples',xlim=c(0.7,length(vali)+0.3),ylim = yrange,col=colors[(i %% length(colors))],xaxt='n',log='y')
    axis(1,at=1:length(vali),labels=(collabel),las=2)
    # lines(0:100,rep(1,101),col='black');
  }else{
    lines(1:length(vali),vali,type='b',pch=20,col=colors[(i %% length(colors))])
  }
}




# parameters
# Do not modify the variables beginning with "__"
targetmat=list(c(2866.6575187260028,2709.716064604421),c(4538.874404649504,4665.073022102872),c(2077.8016722267685,2524.760780313985),c(1896.6667191204551,1809.9772580561867),c(3423.188099284531,2654.794844815121),c(3299.806319632404,3421.2689268746126),c(7119.39120035249,6433.859365317084),c(4420.742913493213,4291.931793534393),c(2056.8005182434276,1793.8239581181574),c(3445.50182539183,3090.933943141913))
targetgene="CCR5"
collabel=c("P5_F5.fq","P5_F6.fq")

# set up color using RColorBrewer
#library(RColorBrewer)
#colors <- brewer.pal(length(targetgenelist), "Set1")

colors=c( "#E41A1C", "#377EB8", "#4DAF4A", "#984EA3", "#FF7F00",  "#A65628", "#F781BF",
          "#999999", "#66C2A5", "#FC8D62", "#8DA0CB", "#E78AC3", "#A6D854", "#FFD92F", "#E5C494", "#B3B3B3", 
          "#8DD3C7", "#FFFFB3", "#BEBADA", "#FB8072", "#80B1D3", "#FDB462", "#B3DE69", "#FCCDE5",
          "#D9D9D9", "#BC80BD", "#CCEBC5", "#FFED6F")


## code

targetmatvec=unlist(targetmat)+1
yrange=range(targetmatvec[targetmatvec>0]);
# yrange[1]=1; # set the minimum value to 1
for(i in 1:length(targetmat)){
  vali=targetmat[[i]]+1;
  if(i==1){
    plot(1:length(vali),vali,type='b',las=1,pch=20,main=paste('sgRNAs in',targetgene),ylab='Read counts',xlab='Samples',xlim=c(0.7,length(vali)+0.3),ylim = yrange,col=colors[(i %% length(colors))],xaxt='n',log='y')
    axis(1,at=1:length(vali),labels=(collabel),las=2)
    # lines(0:100,rep(1,101),col='black');
  }else{
    lines(1:length(vali),vali,type='b',pch=20,col=colors[(i %% length(colors))])
  }
}




# parameters
# Do not modify the variables beginning with "__"
targetmat=list(c(2948.0369904114477,2338.9978310266474),c(2857.469513858291,2372.919760896509),c(8588.15940706238,8073.419309027061),c(1472.7059230817651,1429.5670445155959),c(2436.1338620675187,2810.674189217104),c(5734.627609575964,5917.761432297046),c(2894.2215333291374,3270.2355724540384),c(3634.5122112418962,3277.5045574261517),c(3051.7301882041925,3176.5464328134685),c(6628.489225991902,4459.926112889899))
targetgene="CTRL"
collabel=c("P5_F5.fq","P5_F6.fq")

# set up color using RColorBrewer
#library(RColorBrewer)
#colors <- brewer.pal(length(targetgenelist), "Set1")

colors=c( "#E41A1C", "#377EB8", "#4DAF4A", "#984EA3", "#FF7F00",  "#A65628", "#F781BF",
          "#999999", "#66C2A5", "#FC8D62", "#8DA0CB", "#E78AC3", "#A6D854", "#FFD92F", "#E5C494", "#B3B3B3", 
          "#8DD3C7", "#FFFFB3", "#BEBADA", "#FB8072", "#80B1D3", "#FDB462", "#B3DE69", "#FCCDE5",
          "#D9D9D9", "#BC80BD", "#CCEBC5", "#FFED6F")


## code

targetmatvec=unlist(targetmat)+1
yrange=range(targetmatvec[targetmatvec>0]);
# yrange[1]=1; # set the minimum value to 1
for(i in 1:length(targetmat)){
  vali=targetmat[[i]]+1;
  if(i==1){
    plot(1:length(vali),vali,type='b',las=1,pch=20,main=paste('sgRNAs in',targetgene),ylab='Read counts',xlab='Samples',xlim=c(0.7,length(vali)+0.3),ylim = yrange,col=colors[(i %% length(colors))],xaxt='n',log='y')
    axis(1,at=1:length(vali),labels=(collabel),las=2)
    # lines(0:100,rep(1,101),col='black');
  }else{
    lines(1:length(vali),vali,type='b',pch=20,col=colors[(i %% length(colors))])
  }
}



dev.off()
Sweave("P5_45_day7_summary.Rnw");
library(tools);

texi2dvi("P5_45_day7_summary.tex",pdf=TRUE);
